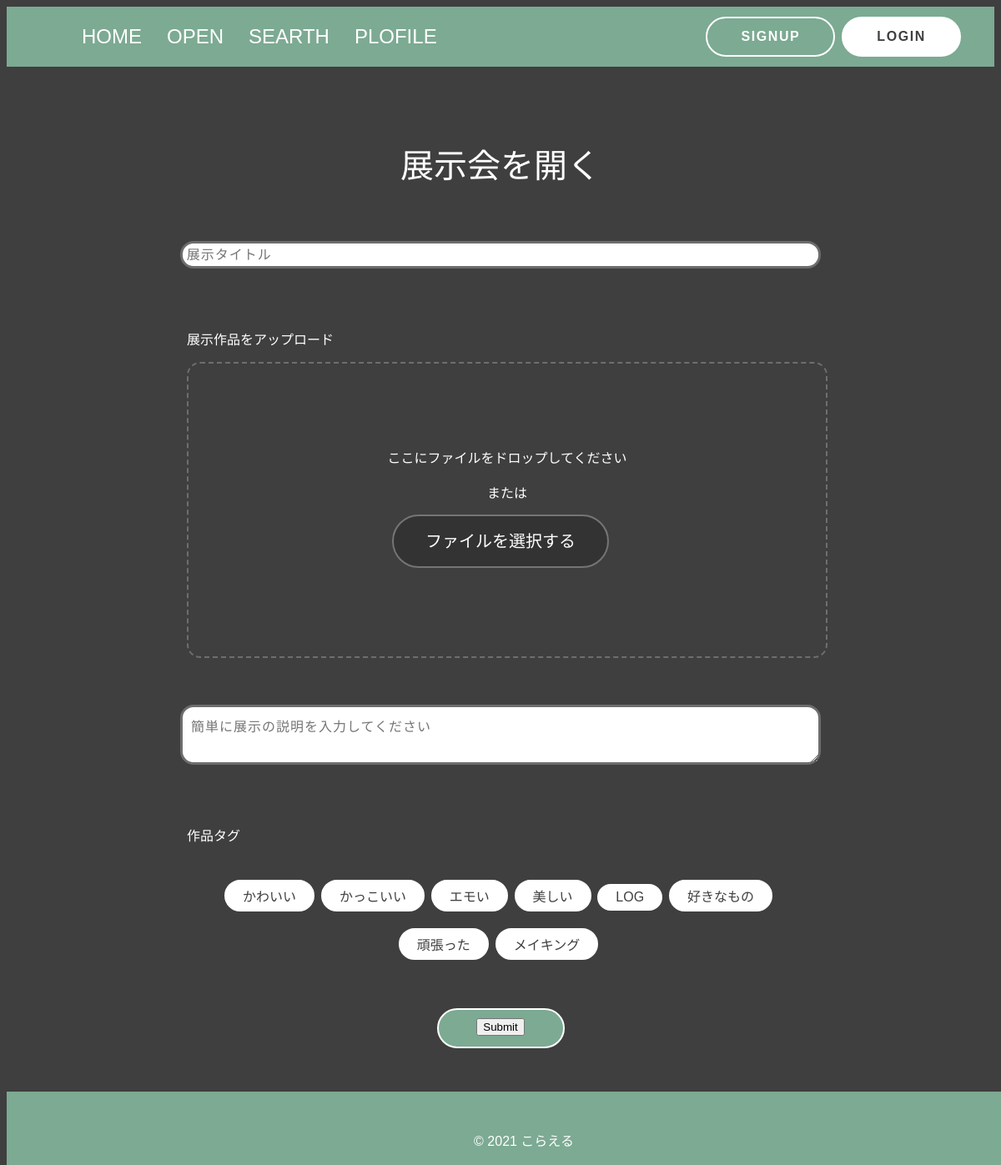
The page /post/open (signed in) on the database its author committed.
### post/models.py (models this page shows, shortened)
class Tag(models.Model):
    name = models.CharField('タグ', max_length=50)
    id = models.UUIDField(verbose_name='タグID',primary_key=True, default=uuid.uuid4, editable=False)

### post/views.py (the view)
# urls.py: path('open',views.open,name = 'open'),
@login_required
def open(request):
    if request.method == "POST":
        form = PostCreateForm(request.POST)
        if form.is_valid():
            post_id = form.save()
            portfolio_images = request.FILES.getlist('image', False)
            for image in portfolio_images:
                image_instance = Image(
                    image = image,
                    post = post_id
                )
                image_instance.save()
            return redirect('post:ranking')
    else:#GETの時
        context = {
            'user':request.user,
            "tags":Tag.objects.all(),
            "posts":Post.objects.all(),
            "images":Image.objects.all(),
        }
    return render(request, 'post/open.html', context)

### templates/post/open.html (shortened to what this page needs)
{% load static %}
{% block link %}
<link rel="stylesheet" href="https://unpkg.com/ress/dist/ress.min.css" />
<link rel="stylesheet" type="text/css" href="{% static 'css/grobal.css' %}" />
<link rel="stylesheet" type="text/css" href="{% static 'css/open.css' %}" />
{% endblock %}
<!DOCTYPE html>
<html lang="ja">
  <head>
    <link
      href="https://use.fontawesome.com/releases/v5.6.1/css/all.css"
      rel="stylesheet"
    />
  </head>
  <body>
    <header>
      <nav class="pc-nav">
        <ul class="pc-nav-menu">
          <li class="home"><a href="../home">HOME</a></li>
          <li><a href="">OPEN</a></li>
          <li><a href="ranking">SEARTH</a></li>
          <li><a href="../account/profile">PLOFILE</a></li>
        </ul>
      </nav>
      <a href="../account/signup" class="btn btn-signup">SIGNUP</a>
      <a href="../account/login" class="btn btn-login">LOGIN</a>
    </header>
    <div class="container">
    <h1 class="open-title">展示会を開く</h1>
    <form enctype="multipart/form-data" action="{% url 'post:open' %}" method="POST">
    <div class="title">
    <label class="ef">
      <input type="text" name="title" placeholder="展示タイトル" required>
    </label>
    </div>
    <p>展示作品をアップロード</p>
    <div id="upFileWrap">
    <div id="inputFile">
      <p id="dropArea">ここにファイルをドロップしてください<br><br>または</p>
      <br>
      <div id="inputFileWrap">
        <div id="btnInputFile"><span>ファイルを選択する</span></div>
      </div>
  </div>
    <div class="explanation">
      <label class="el">
        <textarea name="content" rows="2" cols="10" wrap="hard" maxlength="200" placeholder="簡単に展示の説明を入力してください" required></textarea>
      </label>
    </div>
    <p class="workstag">作品タグ</p>
    <div class="tag-space">
      {% for tag in tags %}
        <label class="tag"><input type="checkbox" value= {{tag.id}} name="tag"><span>{{ tag.name }}</span></label>
      {% endfor %}
    </div>
    <a class="btn btn-submit"><input type="submit"></a>
  </div>
</form>
</div>
      <footer>
        <ul class="footer-menu">
          <p class="footer-text">© 2021 こらえる</p>
        </ul>
      </footer>
  </body>
</html>

### static/css/grobal.css (style rules this page uses)
body { font-family: "Noto Sans JP", sans-serif, 游ゴシック体, YuGothic, 游ゴシック, "Yu Gothic", "Hiragino Kaku Gothic ProN", "Hiragino Sans", メイリオ, sans-serif; background-color: #3f3f3f; color: #ffffff; }
body, #wrapper { display: flex; flex-direction: column; min-height: 100vh; }
header { margin: 0 auto; display: flex; justify-content: space-between; height: 72px; width: 100%; align-items: center; background-color: #7caa92; font-size: 24px; }
li.home { margin-left: 40px; }
.pc-nav { margin-right: auto; }
nav ul { display: flex; justify-content: flex-start; align-items: center; flex-wrap: wrap; }
nav ul li { margin-right: 1rem; list-style: none; }
nav ul li a { display: block; padding: 10px; color: #fff; text-decoration: none; font-weight: 500; }
.pc-nav .pc-nav-menu a { position: relative; }
.pc-nav .pc-nav-menu a::after { position: absolute; left: 0; bottom: -8px; display: block; content: ""; width: 0%; height: 3px; background: #fff; transition: all 0.2s cubic-bezier(0.455, 0.03, 0.515, 0.955); }
footer { width: 100%; height: 88px; background-color: #7caa92; color: #ffffff; padding-right: 120px; font-size: 16px; padding: 30px 0; position: absolute; bottom: 0; margin-top: auto; position: fixed; }
p.footer-text { text-align: center; font-size: 16px; margin: 0 auto; }
*, *:before, *:after { -webkit-box-sizing: inherit; box-sizing: inherit; }
html { -webkit-box-sizing: border-box; box-sizing: border-box; font-size: 62.5%; }
.btn, a.btn, button.btn { font-size: 1.6rem; font-weight: 700; line-height: 1.5; position: relative; display: inline-block; padding: 1rem 4rem; cursor: pointer; -webkit-user-select: none; -moz-user-select: none; -ms-user-select: none; user-select: none; -webkit-transition: all 0.3s; transition: all 0.3s; text-align: center; vertical-align: middle; text-decoration: none; letter-spacing: 0.1em; color: #212529; border-radius: 0.5rem; }
a.btn-signup { border: 2px solid #ffffff; border-radius: 70px; background: #7caa92; color: #ffffff; }
a.btn-login { border: 2px solid #ffffff; border-radius: 70px; background: #fff; margin-right: 40px; margin-left: 8px; color: #3f3f3f; }

### static/css/open.css (style rules this page uses)
* { box-sizing: border-box; }
.container { width: 100%; width: 768px; margin: 0 auto; padding: 60px 0; }
.open-title { font-size: 40px; font-weight: 500; margin-bottom: 64px; text-align: center; }
.title { position: relative; width: 100%; }
.title input[type="text"] { font-size: 16px; box-sizing: border-box; margin-bottom: 64px; width: 768px; padding: 0.3em; transition: 0.3s; letter-spacing: 1px; color: #7caa92; border: 3px solid #6d6d6d; border-radius: 16px; }
#inputFile { position: relative; padding: 180px 0 100px; text-align: center; }
#dropArea { position: absolute; top: 0; left: 0; width: 100%; height: 100%; padding: 100px 0 0; border: 2px dashed #6e6e6e; border-radius: 16px; background: rgba(22, 165, 191, 0); transition: all 0.25s cubic-bezier(0.21, 0.51, 0.51, 1); }
#inputFileWrap { position: relative; display: inline-block; }
#btnInputFile, #btnChangeFile { display: table; }
#btnInputFile span, #btnChangeFile span { position: relative; z-index: 2; display: table-cell; width: 260px; height: 64px; border: 2px solid #757575; border-radius: 70px; background: #333; text-decoration: none; color: #fff; line-height: 1; font-weight: 500; font-size: 20px; vertical-align: middle; }
textarea { padding: 10px; margin: 64px 0; height: calc(1.5em * 3); border-radius: 16px; border: 3px solid #6d6d6d; width: 768px; font-size: 16px; transition: 0.3s; letter-spacing: 1px; color: #7caa92; }
.tag-space { text-align: center; margin-bottom: 48px; }
p.workstag { margin-bottom: 32px; font-size: 16px; }
label.tag { margin-right: 5px; }
label.tag span { color: #3f3f3f; background-color: #ffffff; font-size: 16px; border: 2px solid #ffffff; border-radius: 20px; padding: 5px 20px; display: inline-block; margin: 10px 0; }
p { font-size: 16px; margin: 8px; }
a.btn-submit { width: 153px; height: 48px; border: 2px solid #ffffff; border-radius: 70px; background: #7caa92; color: #ffffff; display:block; margin: 0 auto; margin-bottom: 72px; }

### rows shown on the page
Tag: name "かわいい"
Tag: name "かっこいい"
Tag: name "エモい"
Tag: name "美しい"
Tag: name "LOG"
Tag: name "好きなもの"
Tag: name "頑張った"
Tag: name "メイキング"
